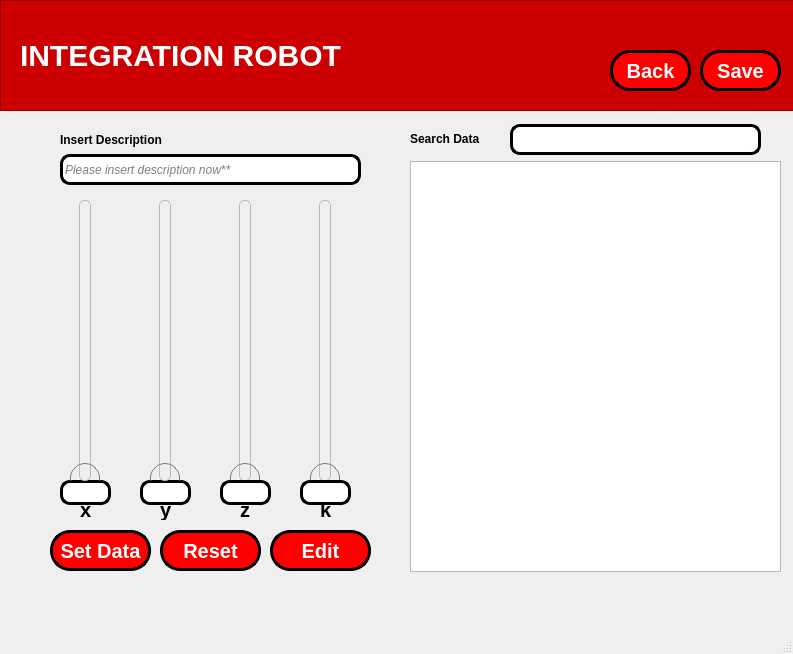
<?xml version="1.0" encoding="UTF-8"?>
<ui version="4.0">
 <class>MainWindow</class>
 <widget class="QMainWindow" name="MainWindow">
  <property name="geometry">
   <rect>
    <x>0</x>
    <y>0</y>
    <width>793</width>
    <height>654</height>
   </rect>
  </property>
  <property name="cursor">
   <cursorShape>ArrowCursor</cursorShape>
  </property>
  <property name="windowTitle">
   <string>MainWindow</string>
  </property>
  <widget class="QWidget" name="centralwidget">
   <widget class="QFrame" name="frame">
    <property name="geometry">
     <rect>
      <x>0</x>
      <y>0</y>
      <width>801</width>
      <height>111</height>
     </rect>
    </property>
    <property name="styleSheet">
     <string notr="true">QFrame {
	background-color: rgb(204, 0, 0);
	color: white;
}</string>
    </property>
    <property name="frameShape">
     <enum>QFrame::StyledPanel</enum>
    </property>
    <property name="frameShadow">
     <enum>QFrame::Raised</enum>
    </property>
    <widget class="QLabel" name="label">
     <property name="geometry">
      <rect>
       <x>20</x>
       <y>40</y>
       <width>341</width>
       <height>31</height>
      </rect>
     </property>
     <property name="styleSheet">
      <string notr="true">QLabel {
	font-size: 30px;
	font-weight: bold;
}</string>
     </property>
     <property name="text">
      <string>INTEGRATION ROBOT</string>
     </property>
    </widget>
    <widget class="QPushButton" name="btSave">
     <property name="geometry">
      <rect>
       <x>700</x>
       <y>50</y>
       <width>81</width>
       <height>41</height>
      </rect>
     </property>
     <property name="cursor">
      <cursorShape>PointingHandCursor</cursorShape>
     </property>
     <property name="layoutDirection">
      <enum>Qt::LeftToRight</enum>
     </property>
     <property name="styleSheet">
      <string notr="true">QPushButton {
	border-radius: 20px;
	background: red;
	color: white;
	font-weight: bold;
	font-size: 20px;
	border: 3px solid black;
	display: flex;
   	flex-direction: column;
  	align-items: center; 
  	text-align: center;
}

QPushButton:hover {
    background: qradialgradient(
        cx: 0.3, cy: -0.4, fx: 0.3, fy: -0.4,
        radius: 1.35, stop: 0 #fff, stop: 1 #bbb
        );
	color: black;
	border: 3px solid black;
    }

QPushButton:pressed {
    border-style: inset;
    background: qradialgradient(
        cx: 0.4, cy: -0.1, fx: 0.4, fy: -0.1,
        radius: 1.35, stop: 0 #fff, stop: 1 #ddd
        );
    }

QPushButton::icon {
    margin-bottom: 5px; 
}

</string>
     </property>
     <property name="text">
      <string>Save</string>
     </property>
     <property name="iconSize">
      <size>
       <width>50</width>
       <height>100</height>
      </size>
     </property>
     <property name="flat">
      <bool>false</bool>
     </property>
    </widget>
    <widget class="QPushButton" name="btBack">
     <property name="geometry">
      <rect>
       <x>610</x>
       <y>50</y>
       <width>81</width>
       <height>41</height>
      </rect>
     </property>
     <property name="cursor">
      <cursorShape>PointingHandCursor</cursorShape>
     </property>
     <property name="layoutDirection">
      <enum>Qt::LeftToRight</enum>
     </property>
     <property name="styleSheet">
      <string notr="true">QPushButton {
	border-radius: 20px;
	background: red;
	color: white;
	font-weight: bold;
	font-size: 20px;
	border: 3px solid black;
	display: flex;
   	flex-direction: column;
  	align-items: center; 
  	text-align: center;
}

QPushButton:hover {
    background: qradialgradient(
        cx: 0.3, cy: -0.4, fx: 0.3, fy: -0.4,
        radius: 1.35, stop: 0 #fff, stop: 1 #bbb
        );
	color: black;
	border: 3px solid black;
    }

QPushButton:pressed {
    border-style: inset;
    background: qradialgradient(
        cx: 0.4, cy: -0.1, fx: 0.4, fy: -0.1,
        radius: 1.35, stop: 0 #fff, stop: 1 #ddd
        );
    }

QPushButton::icon {
    margin-bottom: 5px; 
}

</string>
     </property>
     <property name="text">
      <string>Back</string>
     </property>
     <property name="iconSize">
      <size>
       <width>50</width>
       <height>100</height>
      </size>
     </property>
     <property name="flat">
      <bool>false</bool>
     </property>
    </widget>
   </widget>
   <widget class="QTableView" name="tbIntegration">
    <property name="geometry">
     <rect>
      <x>410</x>
      <y>161</y>
      <width>371</width>
      <height>411</height>
     </rect>
    </property>
   </widget>
   <widget class="QLineEdit" name="txtSearch">
    <property name="geometry">
     <rect>
      <x>510</x>
      <y>124</y>
      <width>251</width>
      <height>31</height>
     </rect>
    </property>
    <property name="styleSheet">
     <string notr="true">QLineEdit {
	border-radius: 10px;
	border: 3px solid black;
}</string>
    </property>
   </widget>
   <widget class="QLabel" name="label_2">
    <property name="geometry">
     <rect>
      <x>410</x>
      <y>130</y>
      <width>91</width>
      <height>17</height>
     </rect>
    </property>
    <property name="styleSheet">
     <string notr="true">QLabel {
	font-weight: bold;
	color: black;
}</string>
    </property>
    <property name="text">
     <string>Search Data</string>
    </property>
   </widget>
   <widget class="QPushButton" name="btSetData">
    <property name="geometry">
     <rect>
      <x>50</x>
      <y>530</y>
      <width>101</width>
      <height>41</height>
     </rect>
    </property>
    <property name="cursor">
     <cursorShape>PointingHandCursor</cursorShape>
    </property>
    <property name="layoutDirection">
     <enum>Qt::LeftToRight</enum>
    </property>
    <property name="styleSheet">
     <string notr="true">QPushButton {
	border-radius: 20px;
	background: red;
	color: white;
	font-weight: bold;
	font-size: 20px;
	border: 3px solid black;
	display: flex;
   	flex-direction: column;
  	align-items: center; 
  	text-align: center;
}

QPushButton:hover {
    background: qradialgradient(
        cx: 0.3, cy: -0.4, fx: 0.3, fy: -0.4,
        radius: 1.35, stop: 0 #fff, stop: 1 #bbb
        );
	color: black;
	border: 3px solid black;
    }

QPushButton:pressed {
    border-style: inset;
    background: qradialgradient(
        cx: 0.4, cy: -0.1, fx: 0.4, fy: -0.1,
        radius: 1.35, stop: 0 #fff, stop: 1 #ddd
        );
    }

QPushButton::icon {
    margin-bottom: 5px; 
}

</string>
    </property>
    <property name="text">
     <string>Set Data</string>
    </property>
    <property name="iconSize">
     <size>
      <width>50</width>
      <height>100</height>
     </size>
    </property>
    <property name="flat">
     <bool>false</bool>
    </property>
   </widget>
   <widget class="QPushButton" name="btReset">
    <property name="geometry">
     <rect>
      <x>160</x>
      <y>530</y>
      <width>101</width>
      <height>41</height>
     </rect>
    </property>
    <property name="cursor">
     <cursorShape>PointingHandCursor</cursorShape>
    </property>
    <property name="layoutDirection">
     <enum>Qt::LeftToRight</enum>
    </property>
    <property name="styleSheet">
     <string notr="true">QPushButton {
	border-radius: 20px;
	background: red;
	color: white;
	font-weight: bold;
	font-size: 20px;
	border: 3px solid black;
	display: flex;
   	flex-direction: column;
  	align-items: center; 
  	text-align: center;
}

QPushButton:hover {
    background: qradialgradient(
        cx: 0.3, cy: -0.4, fx: 0.3, fy: -0.4,
        radius: 1.35, stop: 0 #fff, stop: 1 #bbb
        );
	color: black;
	border: 3px solid black;
    }

QPushButton:pressed {
    border-style: inset;
    background: qradialgradient(
        cx: 0.4, cy: -0.1, fx: 0.4, fy: -0.1,
        radius: 1.35, stop: 0 #fff, stop: 1 #ddd
        );
    }

QPushButton::icon {
    margin-bottom: 5px; 
}

</string>
    </property>
    <property name="text">
     <string>Reset</string>
    </property>
    <property name="iconSize">
     <size>
      <width>50</width>
      <height>100</height>
     </size>
    </property>
    <property name="flat">
     <bool>false</bool>
    </property>
   </widget>
   <widget class="QPushButton" name="btDelete">
    <property name="geometry">
     <rect>
      <x>270</x>
      <y>530</y>
      <width>101</width>
      <height>41</height>
     </rect>
    </property>
    <property name="cursor">
     <cursorShape>PointingHandCursor</cursorShape>
    </property>
    <property name="layoutDirection">
     <enum>Qt::LeftToRight</enum>
    </property>
    <property name="styleSheet">
     <string notr="true">QPushButton {
	border-radius: 20px;
	background: red;
	color: white;
	font-weight: bold;
	font-size: 20px;
	border: 3px solid black;
	display: flex;
   	flex-direction: column;
  	align-items: center; 
  	text-align: center;
}

QPushButton:hover {
    background: qradialgradient(
        cx: 0.3, cy: -0.4, fx: 0.3, fy: -0.4,
        radius: 1.35, stop: 0 #fff, stop: 1 #bbb
        );
	color: black;
	border: 3px solid black;
    }

QPushButton:pressed {
    border-style: inset;
    background: qradialgradient(
        cx: 0.4, cy: -0.1, fx: 0.4, fy: -0.1,
        radius: 1.35, stop: 0 #fff, stop: 1 #ddd
        );
    }

QPushButton::icon {
    margin-bottom: 5px; 
}

</string>
    </property>
    <property name="text">
     <string>Edit</string>
    </property>
    <property name="iconSize">
     <size>
      <width>50</width>
      <height>100</height>
     </size>
    </property>
    <property name="flat">
     <bool>false</bool>
    </property>
   </widget>
   <widget class="QLineEdit" name="lineEdit_4">
    <property name="geometry">
     <rect>
      <x>60</x>
      <y>154</y>
      <width>301</width>
      <height>31</height>
     </rect>
    </property>
    <property name="styleSheet">
     <string notr="true">QLineEdit {
	border-radius: 10px;
	border: 3px solid black;
	font-style:italic;
}
</string>
    </property>
    <property name="text">
     <string/>
    </property>
    <property name="placeholderText">
     <string>Please insert description now**</string>
    </property>
   </widget>
   <widget class="QLabel" name="label_4">
    <property name="geometry">
     <rect>
      <x>60</x>
      <y>130</y>
      <width>131</width>
      <height>20</height>
     </rect>
    </property>
    <property name="styleSheet">
     <string notr="true">QLabel {
	font-weight: bold;
	color: black;
}</string>
    </property>
    <property name="text">
     <string>Insert Description</string>
    </property>
   </widget>
   <widget class="QLabel" name="label_5">
    <property name="geometry">
     <rect>
      <x>80</x>
      <y>500</y>
      <width>16</width>
      <height>20</height>
     </rect>
    </property>
    <property name="styleSheet">
     <string notr="true">QLabel {
	font-weight: bold;
	color: black;
	font-size: 20px;
}</string>
    </property>
    <property name="text">
     <string>x</string>
    </property>
   </widget>
   <widget class="QLabel" name="label_6">
    <property name="geometry">
     <rect>
      <x>160</x>
      <y>500</y>
      <width>16</width>
      <height>20</height>
     </rect>
    </property>
    <property name="styleSheet">
     <string notr="true">QLabel {
	font-weight: bold;
	color: black;
	font-size: 20px;
}</string>
    </property>
    <property name="text">
     <string>y</string>
    </property>
   </widget>
   <widget class="QLabel" name="label_7">
    <property name="geometry">
     <rect>
      <x>240</x>
      <y>500</y>
      <width>16</width>
      <height>20</height>
     </rect>
    </property>
    <property name="styleSheet">
     <string notr="true">QLabel {
	font-weight: bold;
	color: black;
	font-size: 20px;
}</string>
    </property>
    <property name="text">
     <string>z</string>
    </property>
   </widget>
   <widget class="QLabel" name="label_8">
    <property name="geometry">
     <rect>
      <x>320</x>
      <y>500</y>
      <width>16</width>
      <height>20</height>
     </rect>
    </property>
    <property name="styleSheet">
     <string notr="true">QLabel {
	font-weight: bold;
	color: black;
	font-size: 20px;
}</string>
    </property>
    <property name="text">
     <string>k</string>
    </property>
   </widget>
   <widget class="QSlider" name="verticalSlider">
    <property name="geometry">
     <rect>
      <x>310</x>
      <y>200</y>
      <width>31</width>
      <height>281</height>
     </rect>
    </property>
    <property name="styleSheet">
     <string notr="true">QSlider::groove:vertical {
        background: qlineargradient(x1:0, y1:0, x2:1, y2:1,
                                    stop:0 #ddd, stop:1 #aaa);
        border: 1px solid #bbb;
        width: 10px;
        border-radius: 5px;
    }

    QSlider::handle:vertical {
        background: qradialgradient(cx:0, cy:0, cx:1, cy:1,
                                    stop:0 #eee, stop:1 #ccc);
        border: 1px solid #777;
        width: 30px; 
        height: 30px; 
        margin: -15px -10px;
        border-radius: 15px;
    }</string>
    </property>
    <property name="maximum">
     <number>850</number>
    </property>
    <property name="orientation">
     <enum>Qt::Vertical</enum>
    </property>
    <property name="tickPosition">
     <enum>QSlider::TicksBothSides</enum>
    </property>
    <property name="tickInterval">
     <number>5</number>
    </property>
   </widget>
   <widget class="QLineEdit" name="lineEdit_6">
    <property name="geometry">
     <rect>
      <x>300</x>
      <y>480</y>
      <width>51</width>
      <height>25</height>
     </rect>
    </property>
    <property name="styleSheet">
     <string notr="true">QLineEdit {
	border-radius: 10px;
	border: 3px solid black;
}</string>
    </property>
   </widget>
   <widget class="QSlider" name="verticalSlider_2">
    <property name="geometry">
     <rect>
      <x>230</x>
      <y>200</y>
      <width>31</width>
      <height>281</height>
     </rect>
    </property>
    <property name="styleSheet">
     <string notr="true">QSlider::groove:vertical {
        background: qlineargradient(x1:0, y1:0, x2:1, y2:1,
                                    stop:0 #ddd, stop:1 #aaa);
        border: 1px solid #bbb;
        width: 10px;
        border-radius: 5px;
    }

    QSlider::handle:vertical {
        background: qradialgradient(cx:0, cy:0, cx:1, cy:1,
                                    stop:0 #eee, stop:1 #ccc);
        border: 1px solid #777;
        width: 30px; 
        height: 30px; 
        margin: -15px -10px;
        border-radius: 15px;
    }</string>
    </property>
    <property name="maximum">
     <number>180</number>
    </property>
    <property name="orientation">
     <enum>Qt::Vertical</enum>
    </property>
    <property name="tickPosition">
     <enum>QSlider::TicksBothSides</enum>
    </property>
    <property name="tickInterval">
     <number>5</number>
    </property>
   </widget>
   <widget class="QLineEdit" name="lineEdit_7">
    <property name="geometry">
     <rect>
      <x>220</x>
      <y>480</y>
      <width>51</width>
      <height>25</height>
     </rect>
    </property>
    <property name="styleSheet">
     <string notr="true">QLineEdit {
	border-radius: 10px;
	border: 3px solid black;
}</string>
    </property>
   </widget>
   <widget class="QLineEdit" name="lineEdit_8">
    <property name="geometry">
     <rect>
      <x>140</x>
      <y>480</y>
      <width>51</width>
      <height>25</height>
     </rect>
    </property>
    <property name="styleSheet">
     <string notr="true">QLineEdit {
	border-radius: 10px;
	border: 3px solid black;
}</string>
    </property>
   </widget>
   <widget class="QSlider" name="verticalSlider_3">
    <property name="geometry">
     <rect>
      <x>150</x>
      <y>200</y>
      <width>31</width>
      <height>281</height>
     </rect>
    </property>
    <property name="styleSheet">
     <string notr="true">QSlider::groove:vertical {
        background: qlineargradient(x1:0, y1:0, x2:1, y2:1,
                                    stop:0 #ddd, stop:1 #aaa);
        border: 1px solid #bbb;
        width: 10px;
        border-radius: 5px;
    }

    QSlider::handle:vertical {
        background: qradialgradient(cx:0, cy:0, cx:1, cy:1,
                                    stop:0 #eee, stop:1 #ccc);
        border: 1px solid #777;
        width: 30px; 
        height: 30px; 
        margin: -15px -10px;
        border-radius: 15px;
    }</string>
    </property>
    <property name="maximum">
     <number>3500</number>
    </property>
    <property name="orientation">
     <enum>Qt::Vertical</enum>
    </property>
    <property name="tickPosition">
     <enum>QSlider::TicksBothSides</enum>
    </property>
    <property name="tickInterval">
     <number>5</number>
    </property>
   </widget>
   <widget class="QLineEdit" name="lineEdit_9">
    <property name="geometry">
     <rect>
      <x>60</x>
      <y>480</y>
      <width>51</width>
      <height>25</height>
     </rect>
    </property>
    <property name="styleSheet">
     <string notr="true">QLineEdit {
	border-radius: 10px;
	border: 3px solid black;
}</string>
    </property>
   </widget>
   <widget class="QSlider" name="verticalSlider_4">
    <property name="geometry">
     <rect>
      <x>70</x>
      <y>200</y>
      <width>31</width>
      <height>281</height>
     </rect>
    </property>
    <property name="styleSheet">
     <string notr="true">QSlider::groove:vertical {
        background: qlineargradient(x1:0, y1:0, x2:1, y2:1,
                                    stop:0 #ddd, stop:1 #aaa);
        border: 1px solid #bbb;
        width: 10px;
        border-radius: 5px;
    }

    QSlider::handle:vertical {
        background: qradialgradient(cx:0, cy:0, cx:1, cy:1,
                                    stop:0 #eee, stop:1 #ccc);
        border: 1px solid #777;
        width: 30px; 
        height: 30px; 
        margin: -15px -10px;
        border-radius: 15px;
    }</string>
    </property>
    <property name="maximum">
     <number>700</number>
    </property>
    <property name="orientation">
     <enum>Qt::Vertical</enum>
    </property>
    <property name="tickPosition">
     <enum>QSlider::TicksBothSides</enum>
    </property>
    <property name="tickInterval">
     <number>5</number>
    </property>
   </widget>
  </widget>
  <widget class="QMenuBar" name="menubar">
   <property name="geometry">
    <rect>
     <x>0</x>
     <y>0</y>
     <width>793</width>
     <height>22</height>
    </rect>
   </property>
  </widget>
  <widget class="QStatusBar" name="statusbar"/>
 </widget>
 <resources/>
 <connections/>
</ui>
